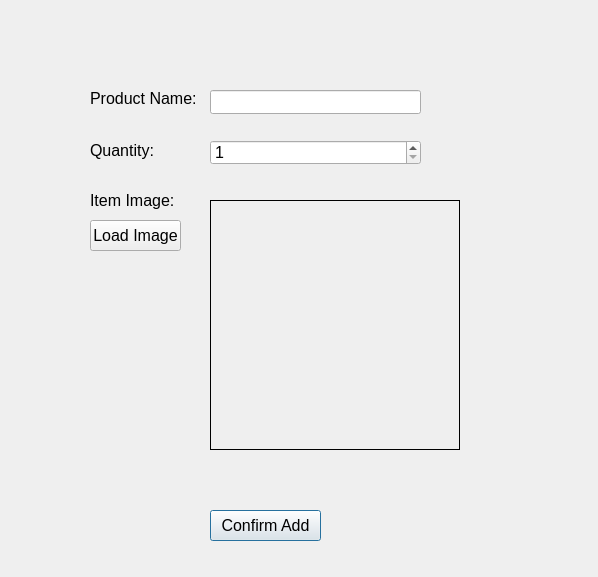
<?xml version="1.0" encoding="UTF-8"?>
<ui version="4.0">
 <class>addItemDialogue</class>
 <widget class="QDialog" name="addItemDialogue">
  <property name="geometry">
   <rect>
    <x>0</x>
    <y>0</y>
    <width>598</width>
    <height>577</height>
   </rect>
  </property>
  <property name="windowTitle">
   <string>Add Item</string>
  </property>
  <widget class="QLabel" name="label">
   <property name="geometry">
    <rect>
     <x>90</x>
     <y>90</y>
     <width>111</width>
     <height>16</height>
    </rect>
   </property>
   <property name="font">
    <font>
     <pointsize>12</pointsize>
    </font>
   </property>
   <property name="text">
    <string>Product Name:</string>
   </property>
  </widget>
  <widget class="QLabel" name="label_2">
   <property name="geometry">
    <rect>
     <x>90</x>
     <y>140</y>
     <width>71</width>
     <height>21</height>
    </rect>
   </property>
   <property name="font">
    <font>
     <pointsize>12</pointsize>
    </font>
   </property>
   <property name="text">
    <string>Quantity:</string>
   </property>
  </widget>
  <widget class="QLabel" name="label_3">
   <property name="geometry">
    <rect>
     <x>90</x>
     <y>190</y>
     <width>91</width>
     <height>21</height>
    </rect>
   </property>
   <property name="font">
    <font>
     <pointsize>12</pointsize>
    </font>
   </property>
   <property name="text">
    <string>Item Image:</string>
   </property>
  </widget>
  <widget class="QLineEdit" name="txtProductName">
   <property name="geometry">
    <rect>
     <x>210</x>
     <y>90</y>
     <width>211</width>
     <height>24</height>
    </rect>
   </property>
   <property name="font">
    <font>
     <pointsize>12</pointsize>
    </font>
   </property>
  </widget>
  <widget class="QSpinBox" name="sbQuantity">
   <property name="geometry">
    <rect>
     <x>210</x>
     <y>140</y>
     <width>211</width>
     <height>25</height>
    </rect>
   </property>
   <property name="font">
    <font>
     <pointsize>12</pointsize>
    </font>
   </property>
   <property name="minimum">
    <number>1</number>
   </property>
   <property name="maximum">
    <number>1000</number>
   </property>
  </widget>
  <widget class="QLabel" name="lblImage">
   <property name="geometry">
    <rect>
     <x>210</x>
     <y>200</y>
     <width>250</width>
     <height>250</height>
    </rect>
   </property>
   <property name="frameShape">
    <enum>QFrame::Panel</enum>
   </property>
   <property name="text">
    <string/>
   </property>
  </widget>
  <widget class="QPushButton" name="btnConfirmAdd">
   <property name="geometry">
    <rect>
     <x>210</x>
     <y>510</y>
     <width>111</width>
     <height>31</height>
    </rect>
   </property>
   <property name="font">
    <font>
     <pointsize>12</pointsize>
    </font>
   </property>
   <property name="text">
    <string>Confirm Add</string>
   </property>
  </widget>
  <widget class="QPushButton" name="btnLoadImage">
   <property name="geometry">
    <rect>
     <x>90</x>
     <y>220</y>
     <width>91</width>
     <height>31</height>
    </rect>
   </property>
   <property name="font">
    <font>
     <pointsize>12</pointsize>
    </font>
   </property>
   <property name="text">
    <string>Load Image</string>
   </property>
  </widget>
 </widget>
 <resources/>
 <connections/>
</ui>
